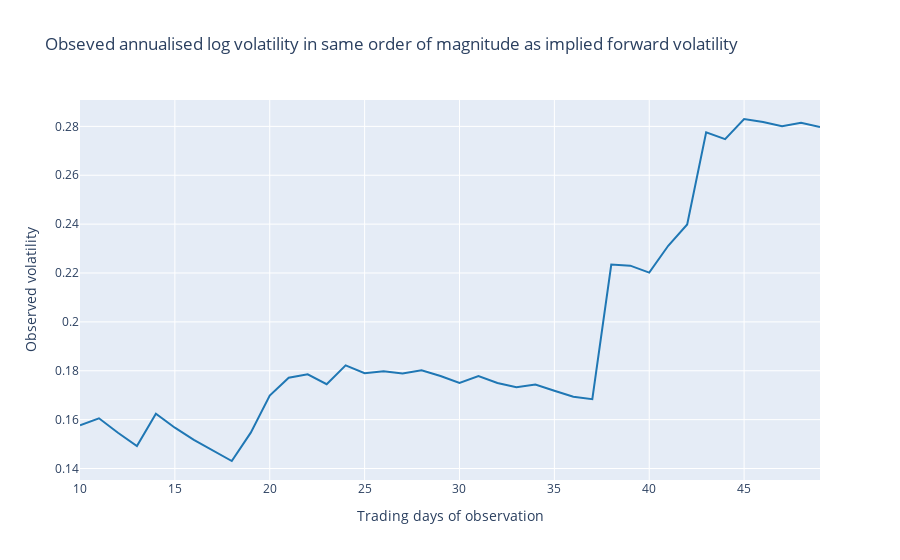

Notebook source saved alongside this figure:
### Code cell
fig = go.Figure(layout_title="Obseved annualised log volatility in same order of magnitude as implied forward volatility",
               layout_xaxis_title="# Trading days included in vol calculation",
               layout_yaxis_title="Observed volatility"
               )
fig.add_trace(go.Scatter(x=x, y=y,
                        line={"color": col_0, "dash": "solid"}, mode="lines"))

iplot(fig)

### Figure 1 — Plotly figure (JSON) as saved in the notebook; plotly's stock layout.template omitted (floating-point values rounded to 4 significant figures)
{"data": [{"line": {"color": "#1f77b4", "dash": "solid"}, "mode": "lines", "type": "scatter", "x": [10, 11, 12, 13, 14, 15, 16, 17, 18, 19, 20, 21, 22, 23, 24, 25, 26, 27, 28, 29, 30, 31, 32, 33, 34, 35, 36, 37, 38, 39, 40, 41, 42, 43, 44, 45, 46, 47, 48, 49], "y": [0.1577, 0.1605, 0.1546, 0.1492, 0.1624, 0.1567, 0.1517, 0.1473, 0.1431, 0.1547, 0.1699, 0.1772, 0.1785, 0.1745, 0.1822, 0.179, 0.1798, 0.1789, 0.1802, 0.1779, 0.175, 0.1778, 0.175, 0.1733, 0.1744, 0.1718, 0.1694, 0.1684, 0.2235, 0.223, 0.2202, 0.2311, 0.2399, 0.2776, 0.2748, 0.283, 0.2818, 0.2801, 0.2815, 0.2797]}], "layout": {"title": {"text": "Obseved annualised log volatility in same order of magnitude as implied forward volatility"}, "xaxis": {"title": {"text": "Trading days of observation"}}, "yaxis": {"title": {"text": "Observed volatility"}}}}
